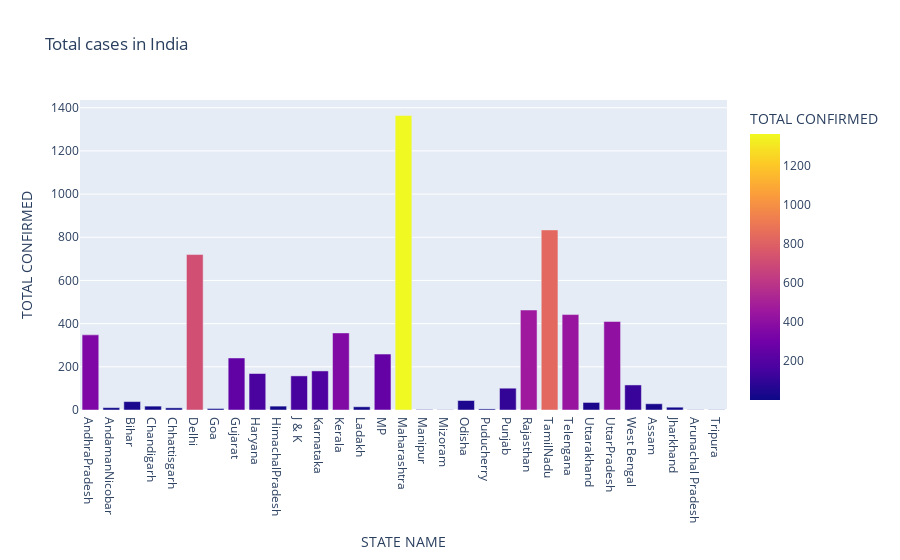

Here is the notebook cell this chart was saved with:
### Code cell
fig=px.bar(covid_india,x="STATE NAME",y="TOTAL CONFIRMED",color='TOTAL CONFIRMED',title='Total cases in India')
fig.show()

### Figure 1 — Plotly figure (JSON) as saved in the notebook; plotly's stock layout.template omitted (floating-point values rounded to 4 significant figures)
{"data": [{"alignmentgroup": "True", "hovertemplate": "STATE NAME=%{x}<br>TOTAL CONFIRMED=%{marker.color}<extra></extra>", "legendgroup": "", "marker": {"color": [348, 11, 39, 18, 10, 720, 7, 241, 169, 18, 158, 181, 357, 15, 259, 1364, 2, 1, 44, 5, 101, 463, 834, 442, 35, 410, 116, 29, 13, 1, 1], "coloraxis": "coloraxis"}, "name": "", "offsetgroup": "", "orientation": "v", "showlegend": false, "textposition": "auto", "type": "bar", "x": ["AndhraPradesh", "AndamanNicobar", "Bihar", "Chandigarh", "Chhattisgarh", "Delhi", "Goa", "Gujarat", "Haryana", "HimachalPradesh", "J & K", "Karnataka", "Kerala", "Ladakh", "MP", "Maharashtra", "Manipur", "Mizoram", "Odisha", "Puducherry", "Punjab", "Rajasthan", "TamilNadu", "Telengana", "Uttarakhand", "UttarPradesh", "West Bengal", "Assam", "Jharkhand", "Arunachal Pradesh", "Tripura"], "xaxis": "x", "y": [348, 11, 39, 18, 10, 720, 7, 241, 169, 18, 158, 181, 357, 15, 259, 1364, 2, 1, 44, 5, 101, 463, 834, 442, 35, 410, 116, 29, 13, 1, 1], "yaxis": "y"}], "layout": {"barmode": "relative", "coloraxis": {"colorbar": {"title": {"text": "TOTAL CONFIRMED"}}, "colorscale": [[0, "#0d0887"], [0.1111, "#46039f"], [0.2222, "#7201a8"], [0.3333, "#9c179e"], [0.4444, "#bd3786"], [0.5556, "#d8576b"], [0.6667, "#ed7953"], [0.7778, "#fb9f3a"], [0.8889, "#fdca26"], [1, "#f0f921"]]}, "legend": {"tracegroupgap": 0}, "title": {"text": "Total cases in India"}, "xaxis": {"anchor": "y", "domain": [0, 1], "title": {"text": "STATE NAME"}}, "yaxis": {"anchor": "x", "domain": [0, 1], "title": {"text": "TOTAL CONFIRMED"}}}}
